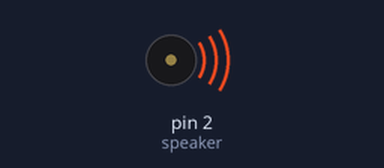
Recording of a sketch running on a simulated Arduino Uno, built with avr-gcc and run on an emulated ATmega328P. Shown: buzzer (waves = sounding).

Above: at 0.16 s.
Timing chart, 0 to 15.8 s (numbered marks = the images above):
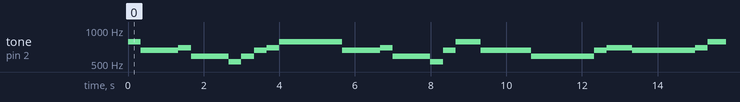

Measured:
- by itself, tone on pin 2 (speaker): plays 784 Hz for 0.33 s, 659 Hz for 1.0 s, 694 Hz for 0.33 s, 587 Hz for 1.0 s, 523 Hz for 0.33 s, 587 Hz for 0.33 s … (159 notes in this stretch)

The sketch:

I104.ino
```cpp
const int speaker=2;
char toneName[]="CDEFGAB";
unsigned int frequency[7]={523,587,659,694,784,880,988};
char beeTone[]="GEEFDDCDEFGGGGEEFDDCEGGEDDDDDEFEEEEEFGGEEFDDCEGGC";
byte beeBeat[]={1,1,2,1,1,2,1,1,1,1,1,1,2,1,1,2,1,1,2,1,1,1,1,4,
             1,1,1,1,1,1,2,1,1,1,1,1,1,2,1,1,2,1,1,2,1,1,1,1,4};
const int beeLen=sizeof(beeTone);
unsigned long tempo=180;
int i,j;
void setup()
{
}
void loop()
{
  for(i=0;i<beeLen;i++)
     playTone(beeTone[i],beeBeat[i]);
  delay(3000);
}
void playTone(char toneNo,byte beatNo)
{
  unsigned long duration=beatNo*60000/tempo;
  for(j=0;j<7;j++)
  {
    if(toneNo==toneName[j])
    {
      tone(speaker,frequency[j]);
      delay(duration);
      noTone(speaker);
    }
  }
}
```
